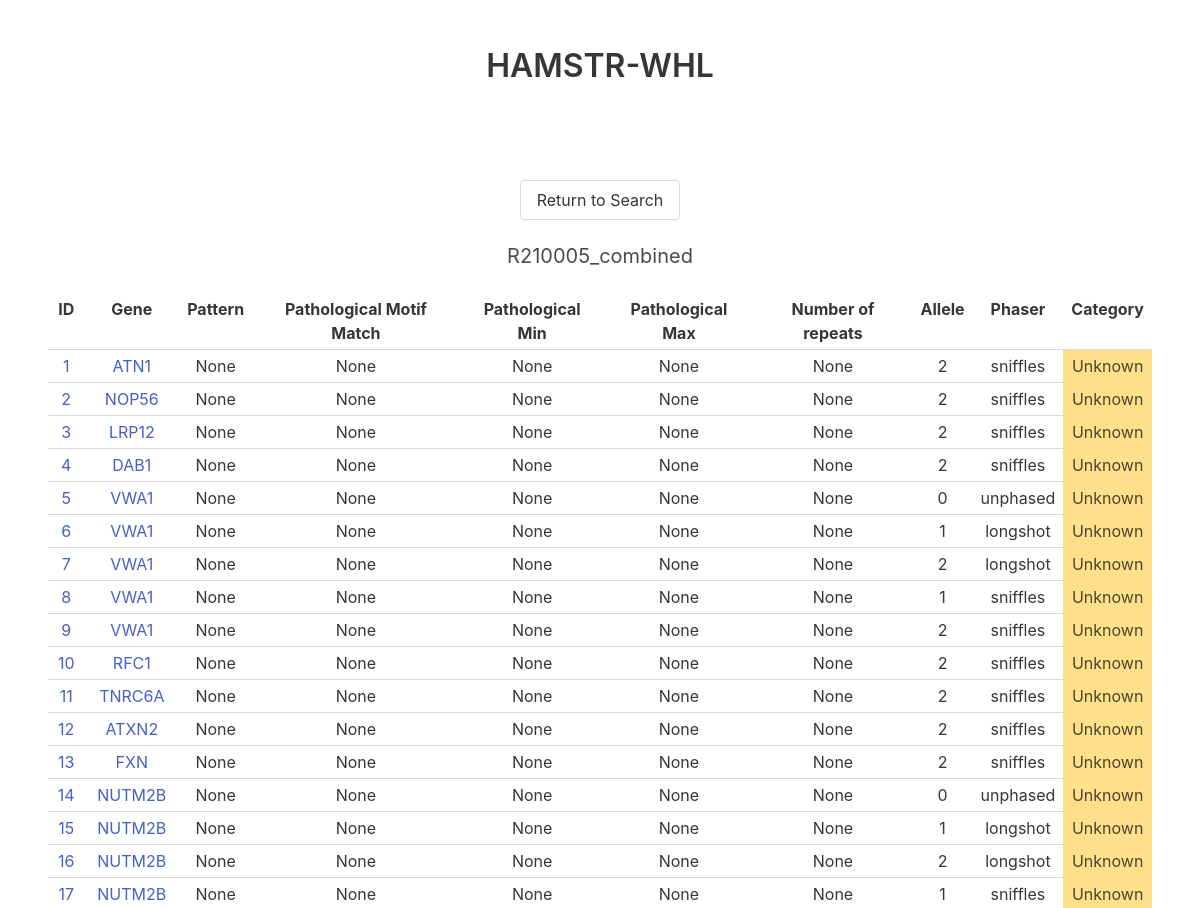
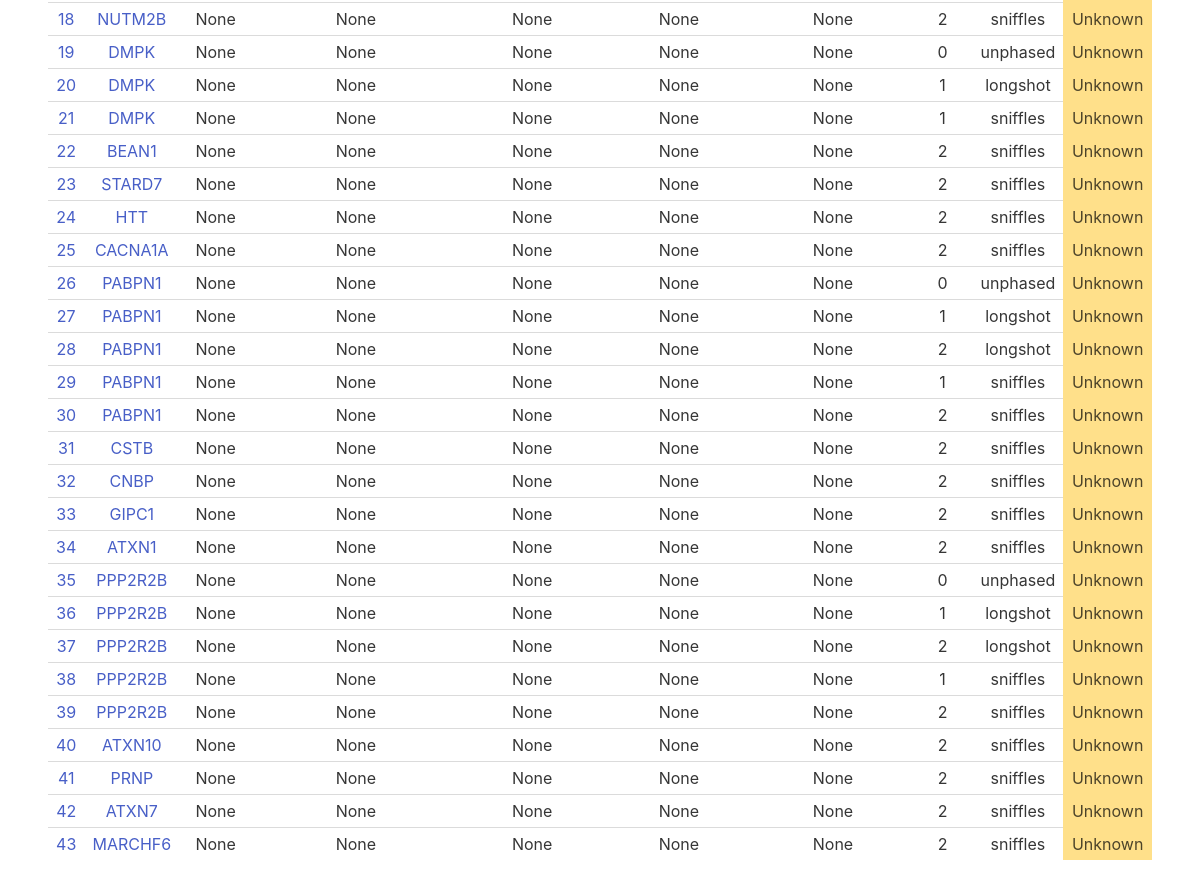
/sample/R210005_combined, run on the app's committed database (2 pictures, top to bottom).
### tables this page shows
CREATE TABLE Result (
	id INTEGER PRIMARY KEY AUTOINCREMENT,
	sample VARCHAR(20) NOT NULL,
	gene INTEGER NOT NULL,
	allele INTEGER,
	phaser INTEGER NOT NULL,
	pattern TEXT,
	motif INTEGER,
	numRepeats REAL,
	match INTEGER,
	score INTEGER,
	category TEXT CHECK(category IN ('Likely Pathogenic', 'Likely Non-Pathogenic', 'Unknown')) NULL DEFAULT NULL,
	sequence TEXT,
	FOREIGN KEY (gene) REFERENCES Gene(id),
	FOREIGN KEY (motif) REFERENCES Motif(id),
	FOREIGN KEY (phaser) REFERENCES Phaser(id)
);

CREATE TABLE Gene (
  id INTEGER PRIMARY KEY AUTOINCREMENT,
  name VARCHAR(10) UNIQUE NOT NULL,
  chromosome VARCHAR(10) NOT NULL,
  phenotype TEXT,
  inheritanceMode VARCHAR(2) CHECK(inheritanceMode IN ('AD', 'AR', 'XL', 'CMPLX')) NULL DEFAULT NULL,
  startCoordHG38 VARCHAR(12),
  endCoordHG38 VARCHAR(12)
);

### app.py (the view)
@app.route("/sample/<sample>", methods=["POST","GET"])
def get_sample(sample):
	error = None
	conn = get_db()
	results = get_sample_results(sample, conn)
	if not results:
		error = "No results found for "+sample
	return render_template("sample_page.html", sample=sample, results=results, error=error)

### app.py (called while the page is built)
def get_db():
    db = getattr(g, '_database', None)
    if db is None:
        db = g._database = sqlite3.connect(DATABASE)
    return db

@app.teardown_appcontext
def close_connection(exception):
    db = getattr(g, '_database', None)
    if db is not None:
        db.close()

### data_reader.py (called while the page is built)
def get_sample_results(sample, conn):
	cur = conn.cursor()
	cur.execute("SELECT r.id, g.name, r.pattern, m.pattern, m.pathMin, m.pathMax, r.numRepeats, r.allele, r.phaser, r.category FROM Result r LEFT JOIN Gene g ON r.gene = g.id LEFT JOIN Motif m ON r.motif = m.id WHERE r.sample LIKE ?", (sample,))
	results = cur.fetchall()
	return results

### templates/sample_page.html (shortened to what this page needs)
<!DOCTYPE html>
<html lang="en" dir="ltr">
    <head>
        <link rel="stylesheet" href="https://cdn.jsdelivr.net/npm/bulma@0.9.1/css/bulma.css">
    </head>
    <body>
        <section class="section has-text-centered">
            <a href="/"><h1 class="title">HAMSTR-WHL</h1></a>
        </section>
        <section class="section has-text-centered">
						{% if error %}
								<h1 class="subtitle" style="color:hsl(348, 100%, 61%)">{{error}}</h1>
								<a href="/search"><button class="button">Return to Search</button></a>
						{% elif results %}
								<a href="/search"><button class="button">Return to Search</button></a>
								<br><br>
								<h1 class="subtitle">{{sample}}</h1>
								<div class="table-container">
									<table class="table is-hoverable is-narrow">
									<tr>
											<th>ID</th>
											<th>Gene</th>
											<th>Pattern</th>
											<th>Pathological Motif Match</th>
											<th>Pathological Min</th>
											<th>Pathological Max</th>
											<th>Number of repeats</th>
											<th>Allele</th>
											<th>Phaser</th>
											<th>Category</th>
									</tr>
									{% for result in results %}
											<tr>
													<td><a href="/result/{{result[0]}}">{{result[0]}}</a></td>
													<td><a href="/{{sample}}/{{result[1]}}">{{result[1]}}</a></td>
													<td>{{result[2]}}</td>
													<td>{{result[3]}}</td>
													<td>{{result[4]}}</td>
													<td>{{result[5]}}</td>
													<td>{{result[6]}}</td>
													<td>{{result[7]}}</td>
													<td>{{result[8]}}</td>
													{% if result[9] == 'Likely Pathogenic' %}
															<td class="is-danger">{{result[9]}}</td>
													{% elif result[9] == 'Unknown' %}
															<td class="is-warning">{{result[9]}}</td>
													{% elif result[9] == 'Likely Non-Pathogenic' %}
															<td class="is-success">{{result[9]}}</td>
													{% else %}
															<td></td>
													{% endif %}
											</tr>
									{% endfor %}
								</table>
							</div>
						{% endif %}
        </section>
    </body>
</html>

### templates/sample_page.html (style rules this page uses)
table { margin-left: auto; margin-right: auto; }

### data on the page
Result: id "1", name "ATN1", result "None", allele "2", phaser "sniffles", category "Unknown"
Result: id "2", name "NOP56", result "None", allele "2", phaser "sniffles", category "Unknown"
Result: id "3", name "LRP12", result "None", allele "2", phaser "sniffles", category "Unknown"
Result: id "4", name "DAB1", result "None", allele "2", phaser "sniffles", category "Unknown"
Result: id "5", name "VWA1", result "None", allele "0", phaser "unphased", category "Unknown"
Result: id "6", name "VWA1", result "None", allele "1", phaser "longshot", category "Unknown"
Result: id "7", name "VWA1", result "None", allele "2", phaser "longshot", category "Unknown"
Result: id "8", name "VWA1", result "None", allele "1", phaser "sniffles", category "Unknown"
Result: id "9", name "VWA1", result "None", allele "2", phaser "sniffles", category "Unknown"
Result: id "10", name "RFC1", result "None", allele "2", phaser "sniffles", category "Unknown"
Result: id "11", name "TNRC6A", result "None", allele "2", phaser "sniffles", category "Unknown"
Result: id "12", name "ATXN2", result "None", allele "2", phaser "sniffles", category "Unknown"
Result: id "13", name "FXN", result "None", allele "2", phaser "sniffles", category "Unknown"
Result: id "14", name "NUTM2B", result "None", allele "0", phaser "unphased", category "Unknown"
Result: id "15", name "NUTM2B", result "None", allele "1", phaser "longshot", category "Unknown"
Result: id "16", name "NUTM2B", result "None", allele "2", phaser "longshot", category "Unknown"
Result: id "17", name "NUTM2B", result "None", allele "1", phaser "sniffles", category "Unknown"
Result: id "18", name "NUTM2B", result "None", allele "2", phaser "sniffles", category "Unknown"
Result: id "19", name "DMPK", result "None", allele "0", phaser "unphased", category "Unknown"
Result: id "20", name "DMPK", result "None", allele "1", phaser "longshot", category "Unknown"
Result: id "21", name "DMPK", result "None", allele "1", phaser "sniffles", category "Unknown"
Result: id "22", name "BEAN1", result "None", allele "2", phaser "sniffles", category "Unknown"
Result: id "23", name "STARD7", result "None", allele "2", phaser "sniffles", category "Unknown"
Result: id "24", name "HTT", result "None", allele "2", phaser "sniffles", category "Unknown"
Result: id "25", name "CACNA1A", result "None", allele "2", phaser "sniffles", category "Unknown"
Result: id "26", name "PABPN1", result "None", allele "0", phaser "unphased", category "Unknown"
Result: id "27", name "PABPN1", result "None", allele "1", phaser "longshot", category "Unknown"
Result: id "28", name "PABPN1", result "None", allele "2", phaser "longshot", category "Unknown"
Result: id "29", name "PABPN1", result "None", allele "1", phaser "sniffles", category "Unknown"
Result: id "30", name "PABPN1", result "None", allele "2", phaser "sniffles", category "Unknown"
Result: id "31", name "CSTB", result "None", allele "2", phaser "sniffles", category "Unknown"
Result: id "32", name "CNBP", result "None", allele "2", phaser "sniffles", category "Unknown"
Result: id "33", name "GIPC1", result "None", allele "2", phaser "sniffles", category "Unknown"
Result: id "34", name "ATXN1", result "None", allele "2", phaser "sniffles", category "Unknown"
Result: id "35", name "PPP2R2B", result "None", allele "0", phaser "unphased", category "Unknown"
Result: id "36", name "PPP2R2B", result "None", allele "1", phaser "longshot", category "Unknown"
Result: id "37", name "PPP2R2B", result "None", allele "2", phaser "longshot", category "Unknown"
Result: id "38", name "PPP2R2B", result "None", allele "1", phaser "sniffles", category "Unknown"
Result: id "39", name "PPP2R2B", result "None", allele "2", phaser "sniffles", category "Unknown"
Result: id "40", name "ATXN10", result "None", allele "2", phaser "sniffles", category "Unknown"
Result: id "41", name "PRNP", result "None", allele "2", phaser "sniffles", category "Unknown"
Result: id "42", name "ATXN7", result "None", allele "2", phaser "sniffles", category "Unknown"
Result: id "43", name "MARCHF6", result "None", allele "2", phaser "sniffles", category "Unknown"

### other printed values
{{ sample }} "R210005_combined"
